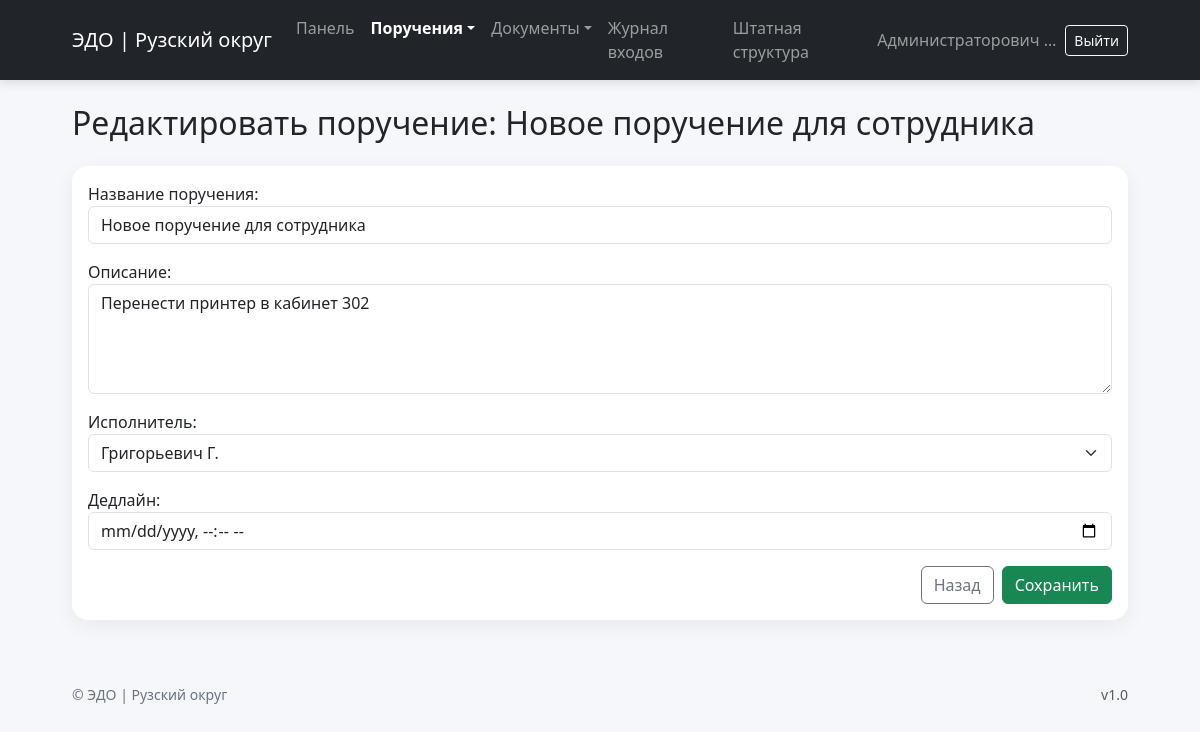
Page /tasks/7/edit/ (signed in) on the committed database.
### users/models.py (models this page shows, shortened)
class Task(models.Model):
    title = models.CharField("Название поручения", max_length=255)
    description = models.TextField("Описание", blank=True)
    creator = models.ForeignKey(User, on_delete=models.CASCADE, related_name="created_tasks")
    executor = models.ForeignKey(User, on_delete=models.CASCADE, related_name="assigned_tasks")
    department = models.ForeignKey(Department, on_delete=models.CASCADE, blank=True, null=True)
    deadline = models.DateTimeField("Дедлайн")
    created_at = models.DateTimeField(auto_now_add=True)
    is_completed = models.BooleanField(default=False)

### users/views.py (the view)
# urls.py: path('tasks/<int:task_id>/edit/', edit_task, name='edit_task'),
@login_required
def edit_task(request, task_id):
    task = get_object_or_404(Task, id=task_id)
    if task.executor != request.user and task.creator != request.user:
        return redirect('task_list')
    if request.method == 'POST':
        form = TaskForm(request.POST, instance=task)
        if form.is_valid():
            form.save()
            return redirect('task_list')
    else:
        form = TaskForm(instance=task)
    return render(request, 'users/edit_task.html', {'form': form, 'task': task})

### users/forms.py
class TaskForm(forms.ModelForm):
    executor = forms.ModelChoiceField(
        queryset=User.objects.all(),
        widget=forms.Select(attrs={'class': 'form-select'}),
        label="Исполнитель",
        to_field_name="id"
    )
    class Meta:
        model = Task
        fields = ['title', 'description', 'executor', 'deadline']
        widgets = {
            'title': forms.TextInput(attrs={
                'class': 'form-control',
                'placeholder': 'Введите название поручения'
            }),
            'description': forms.Textarea(attrs={
                'class': 'form-control',
                'placeholder': 'Описание поручения',
                'rows': 4
            }),
            'deadline': forms.DateTimeInput(attrs={
                'type': 'datetime-local',
                'class': 'form-control'
            }),
        }
    def __init__(self, *args, **kwargs):
        super().__init__(*args, **kwargs)
        self.fields['executor'].label_from_instance = lambda obj: f"{obj.last_name} {obj.first_name}".strip() or obj.username

### templates/users/edit_task.html (shortened to what this page needs)
{% extends 'base.html' %}
{% block content %}
<h2 class="mb-4">Редактировать поручение: {{ task.title }}</h2>
<div class="card">
  <div class="card-body">
    <form method="post">
      {{ form.as_p }}
      <div class="d-flex justify-content-end gap-2">
        <a href="{% url 'task_list' %}" class="btn btn-outline-secondary">Назад</a>
        <button type="submit" class="btn btn-success">Сохранить</button>
      </div>
    </form>
  </div>
</div>
{% endblock %}

### templates/base.html (shortened to what this page needs)
{% load static %}
<!DOCTYPE html>
<html lang="ru">
<head>
  <link href="https://cdn.jsdelivr.net/npm/bootstrap@5.3.3/dist/css/bootstrap.min.css" rel="stylesheet">
</head>
<body>
<nav class="navbar navbar-expand-lg navbar-dark bg-dark">
  <div class="container container-narrow">
    <a class="navbar-brand" href="{% url 'dashboard' %}">ЭДО | Рузский округ</a>
    <div class="collapse navbar-collapse" id="mainNavbar">
      <ul class="navbar-nav me-auto mb-2 mb-lg-0">
        {% if user.is_authenticated %}
          <li class="nav-item">
            <a class="nav-link {% if request.resolver_match.url_name == 'dashboard' %}active{% endif %}" href="{% url 'dashboard' %}">Панель</a>
          </li>
          <li class="nav-item dropdown">
            <a class="nav-link dropdown-toggle {% if request.resolver_match.url_name in 'task_list create_task edit_task' %}active{% endif %}" href="#" role="button" data-bs-toggle="dropdown">Поручения</a>
          </li>
          <li class="nav-item dropdown">
            <a class="nav-link dropdown-toggle " href="#" role="button" data-bs-toggle="dropdown">Документы</a>
          </li>
          {% if not request.user.groups.all.0.name == 'Сотрудник' %}
          <li class="nav-item">
            <a class="nav-link {% if request.resolver_match.url_name == 'login_journal' %}active{% endif %}" href="{% url 'login_journal' %}">Журнал входов</a>
          </li>
          <li class="nav-item">
            <a class="nav-link {% if request.resolver_match.url_name in 'staff_structure_view staff_structure' %}active{% endif %}" href="{% url 'staff_structure_view' %}">Штатная структура</a>
          </li>
          {% endif %}
        {% endif %}
      </ul>
      {% if user.is_authenticated %}
        <div class="d-flex align-items-center gap-2">
          <span class="navbar-text text-truncate" style="max-width: 180px;">
            {{ request.user.last_name }} {{ request.user.first_name }}
          </span>
          <form action="{% url 'logout' %}" method="post" class="d-inline">
            <button class="btn btn-outline-light btn-sm">Выйти</button>
          </form>
        </div>
      {% endif %}
    </div>
  </div>
</nav>
<main class="content-wrap">
  <div class="container container-narrow">
    {% block content %}{% endblock %}
  </div>
</main>
<footer class="footer py-4">
  <div class="container container-narrow d-flex justify-content-between small">
    <span>© {{ now|date:"Y" }} ЭДО | Рузский округ</span>
    <span class="text-muted">v1.0</span>
  </div>
</footer>
</body>
</html>

### templates/base.html (style rules this page uses)
:root { --edo-primary:#0d6efd; --edo-dark:#111827; --edo-muted:#6b7280; --edo-card-radius: 1rem; }
body { background: #f5f7fb; }
.navbar { box-shadow: 0 2px 10px rgba(17,24,39,0.15); }
.navbar .nav-link.active, .navbar .dropdown-item.active { font-weight: 600; }
.container-narrow { max-width: 1080px; }
.card { border: 0; border-radius: var(--edo-card-radius); box-shadow: 0 6px 20px rgba(17,24,39,0.06); }
.content-wrap { padding: 24px 0 40px; }
footer.footer { color: var(--edo-muted); }

### rows in the picture
Task: title "Новое поручение для сотрудника", description "Перенести принтер в кабинет 302", executor "Григорьевич Г."

### other values in the picture
{{ request.user.last_name }} "Администраторович"
{{ request.user.first_name }} "А."
